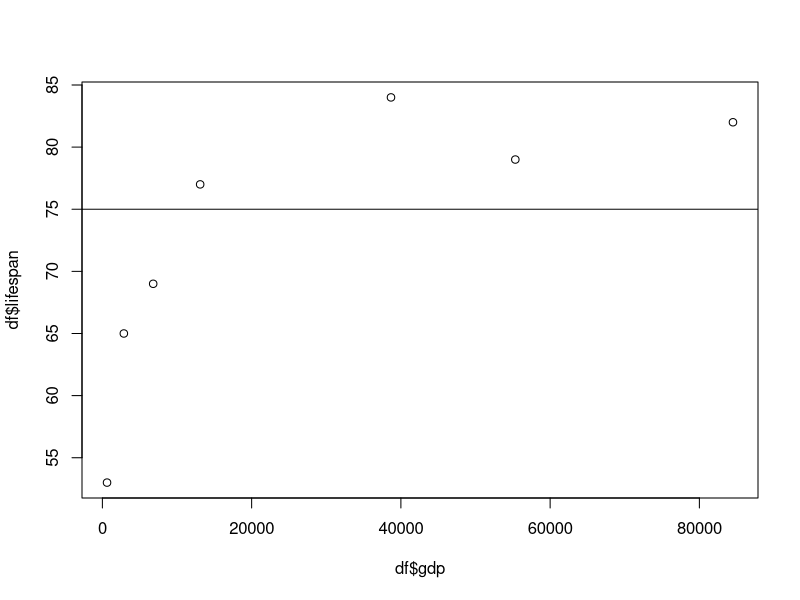
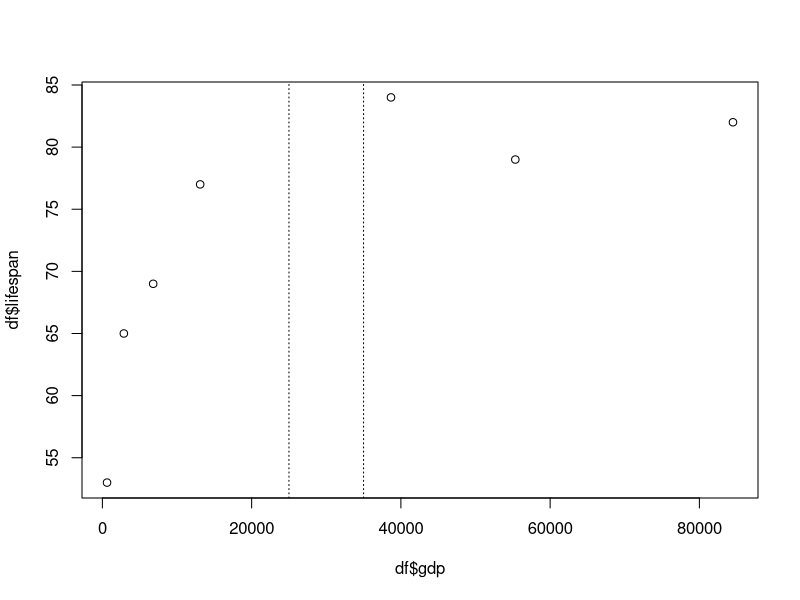
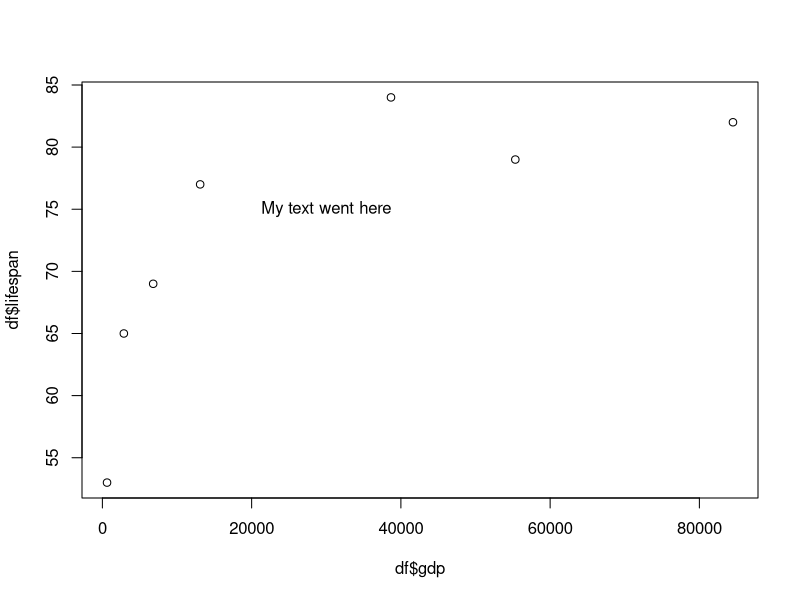
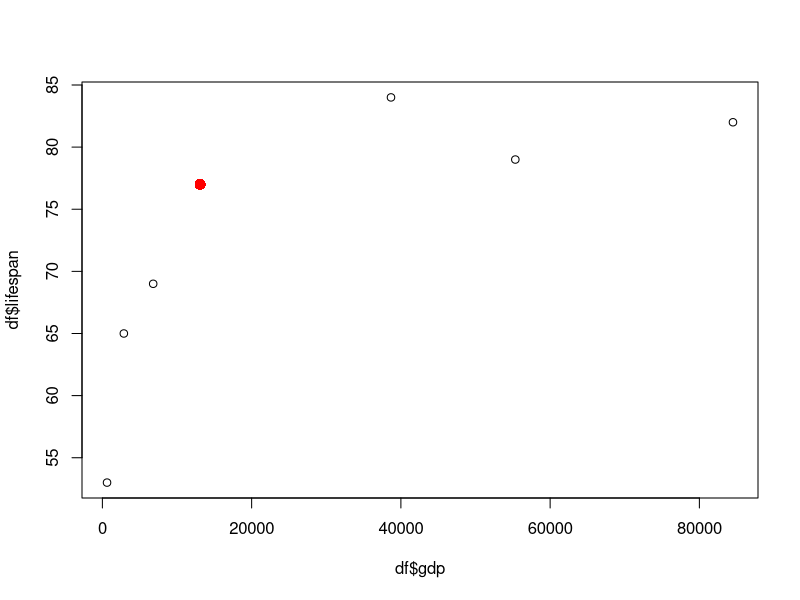
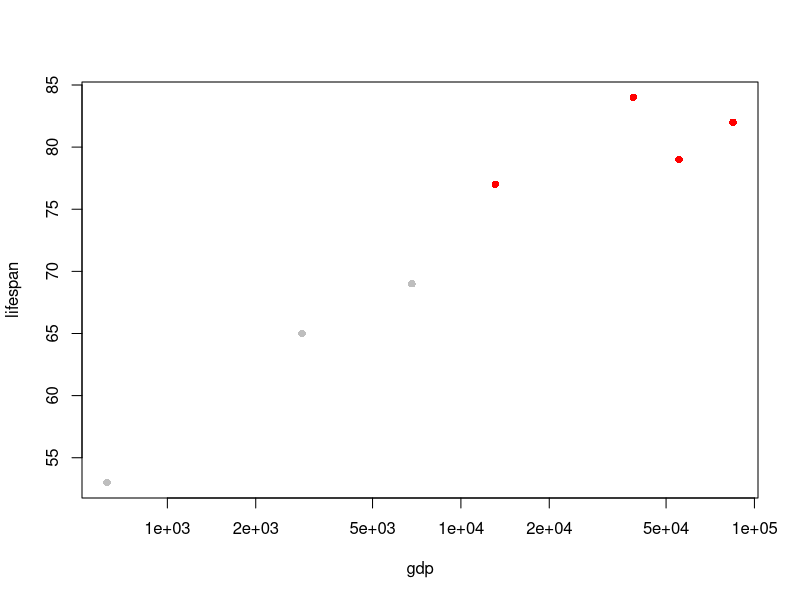
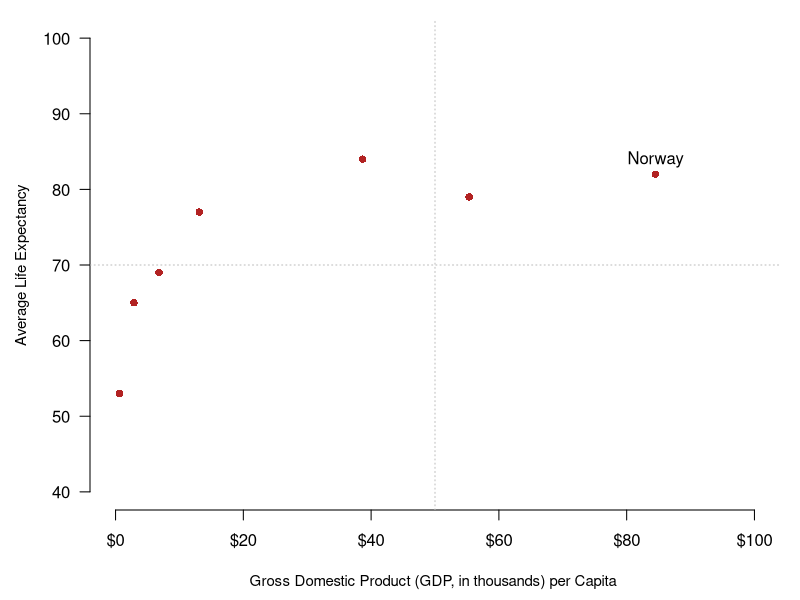

Write R code to recreate these figures, in order.
## ---- chunk 1
country <- c("USA","Tanzania","Japan","Ctr. Africa Rep.","China","Norway","India")
lifespan <- c(79,65,84,53,77,82,69)
gdp <- c(55335,2875,38674,623,13102,84500,6807)
df <- data.frame(country,lifespan,gdp)
## ---- chunk 2
plot(df$lifespan ~ df$gdp)
abline(h=75)
## ---- chunk 3
plot(df$lifespan ~ df$gdp)
abline(v=c(25000,35000),lty=3)
## ---- chunk 4
plot(df$lifespan ~ df$gdp)
text(x=30000,y=75,labels="My text went here")
## ---- chunk 5
plot(df$lifespan ~ df$gdp)
points(x=df$gdp[5],y=df$lifespan[5],col="red",pch=16,cex=1.5)
## ---- chunk 6
# First
# create a vector of colors the length of vector `lifespan`
cols <- rep("grey",times=length(lifespan)) 
cols

# Second
change_these <- which(lifespan > 75) 
change_these # these are the elements that we want to highlight
cols[change_these] <- "red"  # change the color for these elements 

# Third
plot(lifespan ~ gdp,pch=16,col=cols,log="x")
## ---- chunk 7
# 1. Stage a blank canvas
par(mar=c(4.5,4.5,1,1))
plot(1,type="n",axes=FALSE,ann=FALSE,xlim=c(0,100000),ylim=c(40,100))

# 2. Add axes
axis(1,at=c(0,20000,40000,60000,80000,100000),
     labels=c("$0", "$20","$40","$60","$80","$100"))
axis(2,at=seq(40,100,by=10),las=2)

# 3. Add axis titles
title(xlab="Gross Domestic Product (GDP, in thousands) per Capita ",cex.lab=.9)
title(ylab="Average Life Expectancy",cex.lab=.9)

# 4. Add reference lines
abline(h=70,v=50000,lty=3,col="grey")

# 5. Add data
points(x=gdp,y=lifespan,pch=16,col="firebrick")

# 6. Add text
text(x=gdp[6],y=lifespan[6],labels="Norway",pos=3)
